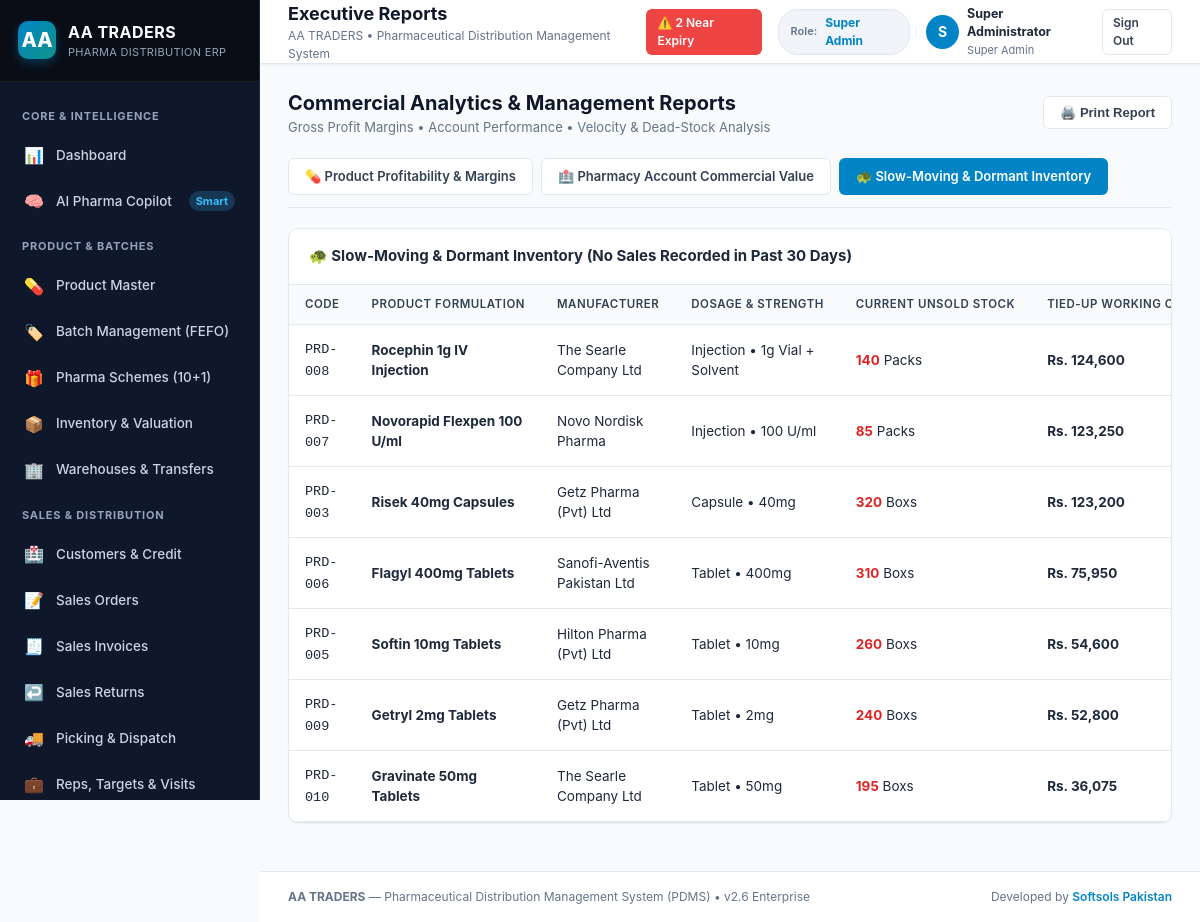
/reports.php?type=slow_moving (signed in), run on the app's committed database.
### tables this page shows
CREATE TABLE company_settings (
    id INTEGER PRIMARY KEY AUTOINCREMENT,
    name TEXT NOT NULL,
    trade_name TEXT,
    ntn TEXT,
    strn TEXT,
    drug_license_no TEXT,
    address TEXT,
    city TEXT,
    country TEXT DEFAULT 'Pakistan',
    phone TEXT,
    email TEXT,
    website TEXT,
    bank_name TEXT,
    bank_account_title TEXT,
    bank_account_no TEXT,
    iban TEXT,
    invoice_footer_note TEXT,
    currency_symbol TEXT DEFAULT 'Rs.',
    currency_code TEXT DEFAULT 'PKR',
    updated_at DATETIME DEFAULT CURRENT_TIMESTAMP
);

CREATE TABLE products (
    id INTEGER PRIMARY KEY AUTOINCREMENT,
    code TEXT UNIQUE NOT NULL,
    name TEXT NOT NULL,
    generic_name TEXT,
    brand_name TEXT,
    category_id INTEGER,
    therapeutic_id INTEGER,
    manufacturer_id INTEGER,
    dosage_form TEXT, -- Tablet, Capsule, Syrup, Injection, Cream, Drops, Suspension, Ointment
    strength TEXT,    -- e.g., 500mg, 10mg/ml, 1g
    pack_size TEXT,   -- e.g., 20 tablets, 1 vial, 120ml
    unit TEXT DEFAULT 'Box', -- Box, Pack, Strip, Bottle, Ampoule
    barcode TEXT,
    gtin TEXT,
    sku TEXT,
    tax_category TEXT DEFAULT 'exempt', -- exempt, standard, reduced
    tax_rate REAL DEFAULT 0.0,
    is_prescription INTEGER DEFAULT 1,
    min_stock INTEGER DEFAULT 10,
    max_stock INTEGER DEFAULT 1000,
    reorder_level INTEGER DEFAULT 25,
    safety_stock INTEGER DEFAULT 15,
    is_active INTEGER DEFAULT 1,
    created_at DATETIME DEFAULT CURRENT_TIMESTAMP,
    FOREIGN KEY (category_id) REFERENCES product_categories(id),
    FOREIGN KEY (therapeutic_id) REFERENCES therapeutic_classes(id),
    FOREIGN KEY (manufacturer_id) REFERENCES manufacturers(id)
);

### includes/auth.php (called while the page is built, shortened)
<?php
class Auth {
    public static function check(): bool {
        return isset($_SESSION['user_id']);
    }
    public static function user(): ?array {
        return [
            'id' => $_SESSION['user_id'],
            'username' => $_SESSION['username'],
            'name' => $_SESSION['full_name'],
            'email' => $_SESSION['email'],
            'role' => $_SESSION['role'],
        ];
    }
}

### reports.php (the view, shortened to what this page needs)
<?php
$pageTitle = 'Executive Reports';
require_once __DIR__ . '/includes/header.php';
$reportType = $_GET['type'] ?? 'product_profit';
$productProfit = $db->query("
    SELECT p.code, p.name as product_name, p.dosage_form,
           IFNULL(SUM(ii.quantity), 0) as total_sold,
           IFNULL(SUM(ii.net_total), 0) as total_sales_revenue,
           -- Estimated cost
           IFNULL(SUM(ii.quantity * pb.purchase_price), 0) as total_cost,
           -- Gross profit
           IFNULL(SUM(ii.net_total) - SUM(ii.quantity * pb.purchase_price), 0) as gross_profit,
           ROUND(
               CASE WHEN IFNULL(SUM(ii.net_total), 0) > 0
               THEN ((SUM(ii.net_total) - SUM(ii.quantity * pb.purchase_price)) / SUM(ii.net_total)) * 100
               ELSE 0 END, 1
           ) as profit_margin_pct
    FROM products p
    LEFT JOIN sales_invoice_items ii ON p.id = ii.product_id
    LEFT JOIN product_batches pb ON ii.batch_id = pb.id
    GROUP BY p.id
    ORDER BY total_sales_revenue DESC
")->fetchAll();
$slowMoving = $db->query("
    SELECT p.*, m.name as manufacturer_name,
           IFNULL(SUM(b.quantity_available), 0) as current_stock,
           ROUND(SUM(b.quantity_available * b.trade_price), 2) as tied_up_capital
    FROM products p
    LEFT JOIN product_batches b ON p.id = b.product_id AND b.status = 'active'
    LEFT JOIN manufacturers m ON p.manufacturer_id = m.id
    WHERE p.id NOT IN (
        SELECT DISTINCT product_id FROM sales_invoice_items ii
        JOIN sales_invoices inv ON ii.invoice_id = inv.id
        WHERE inv.invoice_date >= date('now', '-30 days')
    )
    GROUP BY p.id
    HAVING current_stock > 0
    ORDER BY tied_up_capital DESC
")->fetchAll();
?>
<div style="display: flex; justify-content: space-between; align-items: center; margin-bottom: 20px;">
    <div>
        <h2 style="font-size: 20px; font-weight: 700; color: var(--slate-900);">Commercial Analytics &amp; Management Reports</h2>
        <p style="font-size: 13px; color: var(--slate-500);">Gross Profit Margins &bull; Account Performance &bull; Velocity &amp; Dead-Stock Analysis</p>
    </div>
    <button onclick="window.print()" class="btn btn-secondary no-print">🖨️ Print Report</button>
</div>
<div style="display: flex; gap: 8px; margin-bottom: 20px; border-bottom: 1px solid var(--border-color); padding-bottom: 12px;" class="no-print">
    <a href="reports.php?type=product_profit" class="btn <?= $reportType === 'product_profit' ? 'btn-primary' : 'btn-secondary' ?>">
        💊 Product Profitability &amp; Margins
    </a>
    <a href="reports.php?type=customer_profit" class="btn <?= $reportType === 'customer_profit' ? 'btn-primary' : 'btn-secondary' ?>">
        🏥 Pharmacy Account Commercial Value
    </a>
    <a href="reports.php?type=slow_moving" class="btn <?= $reportType === 'slow_moving' ? 'btn-primary' : 'btn-secondary' ?>">
        🐢 Slow-Moving &amp; Dormant Inventory
    </a>
</div>
<?php if ($reportType === 'product_profit'): ?>
    <div class="card">
        <div class="card-header">
            <span class="card-title">📈 Product Profitability Analysis (Sales Revenue vs Formulation Cost)</span>
        </div>
        <div class="card-body" style="padding: 0;">
            <div class="table-responsive">
                <table class="table">
                    <thead>
                        <tr>
                            <th>Code</th>
                            <th>Product Formulation</th>
                            <th>Units Sold</th>
                            <th>Gross Sales Revenue</th>
                            <th>Cost of Goods (COGS)</th>
                            <th>Gross Profit (PKR)</th>
                            <th>Profit Margin %</th>
                        </tr>
                    </thead>
                    <tbody>
                        <?php foreach ($productProfit as $pp): ?>
                            <tr>
                                <td><code><?= htmlspecialchars($pp['code']) ?></code></td>
                                <td><strong><?= htmlspecialchars($pp['product_name']) ?></strong></td>
                                <td><?= number_format($pp['total_sold']) ?></td>
                                <td><strong>Rs. <?= number_format($pp['total_sales_revenue']) ?></strong></td>
                                <td>Rs. <?= number_format($pp['total_cost']) ?></td>
                                <td><strong style="color: #10b981; font-size: 14px;">Rs. <?= number_format($pp['gross_profit']) ?></strong></td>
                                <td>
                                    <span class="badge <?= $pp['profit_margin_pct'] >= 15 ? 'badge-success' : 'badge-primary' ?>">
                                        <?= $pp['profit_margin_pct'] ?>%
                                    </span>
                                </td>
                            </tr>
                        <?php endforeach; ?>
                    </tbody>
                </table>
            </div>
        </div>
    </div>
<?php else: ?>
    <div class="card">
        <div class="card-header">
            <span class="card-title">🐢 Slow-Moving &amp; Dormant Inventory (No Sales Recorded in Past 30 Days)</span>
        </div>
        <div class="card-body" style="padding: 0;">
            <div class="table-responsive">
                <table class="table">
                    <thead>
                        <tr>
                            <th>Code</th>
                            <th>Product Formulation</th>
                            <th>Manufacturer</th>
                            <th>Dosage &amp; Strength</th>
                            <th>Current Unsold Stock</th>
                            <th>Tied-Up Working Capital</th>
                        </tr>
                    </thead>
                    <tbody>
                        <?php if (empty($slowMoving)): ?>
                            <tr><td colspan="7" style="text-align: center; color: var(--slate-400); padding: 24px;">All formulations have active sales transactions. Great inventory turnover!</td></tr>
                        <?php else: ?>
                            <?php foreach ($slowMoving as $sm): ?>
                                <tr>
                                    <td><code><?= htmlspecialchars($sm['code']) ?></code></td>
                                    <td><strong><?= htmlspecialchars($sm['name']) ?></strong></td>
                                    <td><?= htmlspecialchars($sm['manufacturer_name'] ?? '-') ?></td>
                                    <td><?= htmlspecialchars($sm['dosage_form']) ?> &bull; <?= htmlspecialchars($sm['strength']) ?></td>
                                    <td><strong style="color: #dc2626;"><?= $sm['current_stock'] ?></strong> <?= $sm['unit'] ?>s</td>
                                    <td><strong>Rs. <?= number_format($sm['tied_up_capital']) ?></strong></td>
                                </tr>
                            <?php endforeach; ?>
                        <?php endif; ?>
                    </tbody>
                </table>
            </div>
        </div>
    </div>
<?php endif; ?>
<?php require_once __DIR__ . '/includes/footer.php'; ?>

### includes/header.php (shortened to what this page needs)
<?php
require_once __DIR__ . '/auth.php';
$currentUser = Auth::user();
$db = Database::getConnection();
$nearExpiryCount = $db->query("
    SELECT COUNT(*) FROM product_batches
    WHERE status = 'active'
      AND quantity_available > 0
      AND julianday(expiry_date) - julianday('now') <= 90
")->fetchColumn();
$company = $db->query("SELECT * FROM company_settings LIMIT 1")->fetch();
$companyName = $company['name'] ?? 'AA TRADERS';
?>
<!DOCTYPE html>
<html lang="en">
<head>
    <link rel="stylesheet" href="assets/css/app.css">
</head>
<body>
<div class="app-container">
    <?php require_once __DIR__ . '/sidebar.php'; ?>
    <div class="main-content">
        <header class="topbar no-print">
            <div class="topbar-left">
                <div>
                    <h2 class="topbar-title"><?= htmlspecialchars($pageTitle ?? 'Overview') ?></h2>
                    <p class="topbar-subtitle"><?= htmlspecialchars($companyName) ?> &bull; Pharmaceutical Distribution Management System</p>
                </div>
            </div>
            <div class="topbar-right">
                <?php if ($nearExpiryCount > 0): ?>
                    <a href="expiry.php" class="btn btn-sm btn-danger" title="<?= $nearExpiryCount ?> Batches Near Expiry (< 90 Days)">
                        ⚠️ <?= $nearExpiryCount ?> Near Expiry
                    </a>
                <?php endif; ?>
                <div class="role-pill">
                    <span style="font-size: 11px; color: var(--slate-500);">Role:</span>
                    <span style="font-weight: 700; color: #0284c7; font-size: 12px;"><?= htmlspecialchars(ucwords(str_replace('_', ' ', $currentUser['role'] ?? 'User'))) ?></span>
                </div>
                <div style="display: flex; align-items: center; gap: 8px;">
                    <div style="width: 34px; height: 34px; border-radius: 50%; background: #0284c7; color: #fff; display: flex; align-items: center; justify-content: center; font-weight: 700;">
                        <?= strtoupper(substr($currentUser['name'] ?? 'U', 0, 1)) ?>
                    </div>
                    <div style="display: flex; flex-direction: column;">
                        <span style="font-size: 12.5px; font-weight: 700; color: #1e293b;"><?= htmlspecialchars($currentUser['name'] ?? 'User') ?></span>
                        <span style="font-size: 11px; color: #64748b;"><?= htmlspecialchars(ucwords(str_replace('_', ' ', $currentUser['role'] ?? ''))) ?></span>
                    </div>
                </div>
                <a href="logout.php" class="btn btn-secondary btn-sm" title="Sign Out">Sign Out</a>
            </div>
        </header>
        <main class="page-body">

### assets/css/app.css (style rules this page uses)
:root { --primary: #0284c7; --primary-hover: #0369a1; --primary-light: #e0f2fe; --primary-dark: #075985; --secondary: #0d9488; --secondary-light: #ccfbf1; --success: #10b981; --success-light: #d1fae5; --warning: #f59e0b; --warning-light: #fef3c7; --danger: #ef4444; --danger-light: #fee2e2; --info: #3b82f6; --info-light: #dbeafe; --slate-50: #f8fafc; --slate-100: #f1f5f9; --slate-200: #e2e8f0; --slate-300: #cbd5e1; --slate-400: #94a3b8; --slate-500: #64748b; --slate-600: #475569; --slate-700: #334155; --slate-800: #1e293b; --slate-900: #0f172a; --bg-main: #f8fafc; --card-bg: #ffffff; --border-color: #e2e8f0; --text-primary: #0f172a; --text-secondary: #475569; --text-muted: #64748b; --radius-sm: 6px; --radius-md: 10px; --radius-lg: 14px; --shadow-sm: 0 1px 2px 0 rgb(0 0 0 / 0.05); --shadow-md: 0 4px 6px -1px rgb(0 0 0 / 0.08), 0 2px 4px -2px rgb(0 0 0 / 0.06); --shadow-lg: 0 10px 15px -3px rgb(0 0 0 / 0.08), 0 4px 6px -4px rgb(0 0 0 / 0.05); }
* { box-sizing: border-box; margin: 0; padding: 0; }
body { font-family: -apple-system, BlinkMacSystemFont, "Segoe UI", Roboto, "Helvetica Neue", Arial, sans-serif; background-color: var(--bg-main); color: var(--text-primary); line-height: 1.5; font-size: 14px; overflow-x: hidden; }
.app-container { display: flex; min-height: 100vh; }
.main-content { flex: 1; display: flex; flex-direction: column; min-width: 0; background: var(--bg-main); }
.topbar { height: 64px; background: #ffffff; border-bottom: 1px solid var(--border-color); display: flex; align-items: center; justify-content: space-between; padding: 0 28px; position: sticky; top: 0; z-index: 30; box-shadow: var(--shadow-sm); }
.topbar-left { display: flex; align-items: center; gap: 16px; }
.topbar-title { font-size: 18px; font-weight: 700; color: var(--slate-900); }
.topbar-subtitle { font-size: 12px; color: var(--slate-500); }
.topbar-right { display: flex; align-items: center; gap: 16px; }
.role-pill { background: var(--slate-100); padding: 4px 12px; border-radius: 20px; border: 1px solid var(--border-color); display: flex; align-items: center; gap: 8px; font-size: 12px; font-weight: 600; color: var(--slate-700); }
.page-body { padding: 24px 28px; flex: 1; }
.card { background: var(--card-bg); border: 1px solid var(--border-color); border-radius: var(--radius-md); box-shadow: var(--shadow-sm); margin-bottom: 24px; overflow: hidden; }
.card-header { padding: 16px 20px; border-bottom: 1px solid var(--border-color); display: flex; align-items: center; justify-content: space-between; background: #ffffff; }
.card-title { font-size: 15px; font-weight: 700; color: var(--slate-800); display: flex; align-items: center; gap: 8px; }
.card-body { padding: 20px; }
.table-responsive { overflow-x: auto; width: 100%; }
.table { width: 100%; border-collapse: collapse; font-size: 13.5px; text-align: left; }
.table th { background: var(--slate-50); padding: 11px 16px; font-weight: 600; color: var(--slate-700); border-bottom: 1px solid var(--border-color); text-transform: uppercase; font-size: 11.5px; letter-spacing: 0.5px; white-space: nowrap; }
.table td { padding: 12px 16px; border-bottom: 1px solid var(--border-color); color: var(--slate-800); vertical-align: middle; }
.btn { display: inline-flex; align-items: center; justify-content: center; gap: 6px; padding: 8px 16px; border-radius: var(--radius-sm); font-size: 13px; font-weight: 600; cursor: pointer; border: 1px solid transparent; text-decoration: none; transition: all 0.15s ease; }
.btn-primary { background: var(--primary); color: #ffffff; }
.btn-secondary { background: #ffffff; color: var(--slate-700); border-color: var(--border-color); }
.btn-danger { background: var(--danger); color: #ffffff; }
.btn-sm { padding: 4px 10px; font-size: 12px; }

### data on the page
company_settings: name "AA TRADERS"
products: code "PRD-008", name "Rocephin 1g IV Injection", manufacturer_name "The Searle Company Ltd", dosage_form "Injection", strength "1g Vial + Solvent", current_stock "140", unit "Pack", tied_up_capital "124,600"
products: code "PRD-007", name "Novorapid Flexpen 100 U/ml", manufacturer_name "Novo Nordisk Pharma", dosage_form "Injection", strength "100 U/ml", current_stock "85", unit "Pack", tied_up_capital "123,250"
products: code "PRD-003", name "Risek 40mg Capsules", manufacturer_name "Getz Pharma (Pvt) Ltd", dosage_form "Capsule", strength "40mg", current_stock "320", unit "Box", tied_up_capital "123,200"
products: code "PRD-006", name "Flagyl 400mg Tablets", manufacturer_name "Sanofi-Aventis Pakistan Ltd", dosage_form "Tablet", strength "400mg", current_stock "310", unit "Box", tied_up_capital "75,950"
products: code "PRD-005", name "Softin 10mg Tablets", manufacturer_name "Hilton Pharma (Pvt) Ltd", dosage_form "Tablet", strength "10mg", current_stock "260", unit "Box", tied_up_capital "54,600"
products: code "PRD-009", name "Getryl 2mg Tablets", manufacturer_name "Getz Pharma (Pvt) Ltd", dosage_form "Tablet", strength "2mg", current_stock "240", unit "Box", tied_up_capital "52,800"
products: code "PRD-010", name "Gravinate 50mg Tablets", manufacturer_name "The Searle Company Ltd", dosage_form "Tablet", strength "50mg", current_stock "195", unit "Box", tied_up_capital "36,075"

### other printed values
$pageTitle "Executive Reports"
$nearExpiryCount "2"
str_replace('_', ' ', $currentUser['role'] ?? 'User') "Super Admin"
substr($currentUser['name'] ?? 'U', 0, 1) "S"
$currentUser['name'] "Super Administrator"
str_replace('_', ' ', $currentUser['role'] ?? '') "Super Admin"
